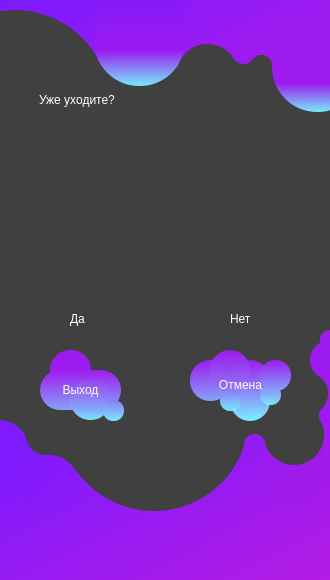
<?xml version="1.0" encoding="UTF-8"?>
<ui version="4.0">
 <class>okno3</class>
 <widget class="QDialog" name="okno3">
  <property name="geometry">
   <rect>
    <x>0</x>
    <y>0</y>
    <width>330</width>
    <height>580</height>
   </rect>
  </property>
  <property name="minimumSize">
   <size>
    <width>330</width>
    <height>580</height>
   </size>
  </property>
  <property name="maximumSize">
   <size>
    <width>330</width>
    <height>580</height>
   </size>
  </property>
  <property name="windowTitle">
   <string>Dialog</string>
  </property>
  <property name="styleSheet">
   <string notr="true">background-color: rgb(64, 64, 64);</string>
  </property>
  <widget class="QWidget" name="widget" native="true">
   <property name="geometry">
    <rect>
     <x>0</x>
     <y>0</y>
     <width>331</width>
     <height>151</height>
    </rect>
   </property>
   <property name="styleSheet">
    <string notr="true">background-color: qlineargradient(spread:pad, x1:0, y1:0, x2:1, y2:1, stop:0 rgba(123, 26, 255, 255), stop:1 rgba(187, 28, 226, 255));</string>
   </property>
   <widget class="QWidget" name="widget_4" native="true">
    <property name="geometry">
     <rect>
      <x>-80</x>
      <y>10</y>
      <width>190</width>
      <height>190</height>
     </rect>
    </property>
    <property name="styleSheet">
     <string notr="true">border-radius: 95px;
background-color: rgb(64, 64, 64);</string>
    </property>
   </widget>
  </widget>
  <widget class="QWidget" name="widget_2" native="true">
   <property name="geometry">
    <rect>
     <x>0</x>
     <y>440</y>
     <width>331</width>
     <height>171</height>
    </rect>
   </property>
   <property name="styleSheet">
    <string notr="true">background-color: qlineargradient(spread:pad, x1:0, y1:0, x2:1, y2:1, stop:0 rgba(123, 26, 255, 255), stop:1 rgba(187, 28, 226, 255));</string>
   </property>
  </widget>
  <widget class="QWidget" name="widget_5" native="true">
   <property name="geometry">
    <rect>
     <x>94</x>
     <y>-15</y>
     <width>91</width>
     <height>101</height>
    </rect>
   </property>
   <property name="styleSheet">
    <string notr="true">border-radius: 45px;
background-color: qlineargradient(spread:pad, x1:0, y1:0, x2:0.00272727, y2:1, stop:0.164773 rgba(134, 26, 250, 255), stop:0.647727 rgba(154, 27, 241, 255), stop:1 rgba(121, 239, 255, 246));</string>
   </property>
  </widget>
  <widget class="QWidget" name="widget_3" native="true">
   <property name="geometry">
    <rect>
     <x>0</x>
     <y>60</y>
     <width>191</width>
     <height>91</height>
    </rect>
   </property>
  </widget>
  <widget class="QWidget" name="widget_7" native="true">
   <property name="geometry">
    <rect>
     <x>190</x>
     <y>60</y>
     <width>71</width>
     <height>91</height>
    </rect>
   </property>
  </widget>
  <widget class="QWidget" name="widget_9" native="true">
   <property name="geometry">
    <rect>
     <x>177</x>
     <y>44</y>
     <width>61</width>
     <height>60</height>
    </rect>
   </property>
   <property name="styleSheet">
    <string notr="true">border-radius: 30px;
background-color: rgb(64, 64, 64);</string>
   </property>
  </widget>
  <widget class="QWidget" name="widget_10" native="true">
   <property name="geometry">
    <rect>
     <x>233</x>
     <y>43</y>
     <width>21</width>
     <height>21</height>
    </rect>
   </property>
   <property name="styleSheet">
    <string notr="true">border-radius: 10px;
background-color: rgb(157, 27, 239);</string>
   </property>
  </widget>
  <widget class="QWidget" name="widget_8" native="true">
   <property name="geometry">
    <rect>
     <x>272</x>
     <y>21</y>
     <width>91</width>
     <height>91</height>
    </rect>
   </property>
   <property name="styleSheet">
    <string notr="true">border-radius: 45px;
background-color: qlineargradient(spread:pad, x1:0, y1:0, x2:0.00272727, y2:1, stop:0.6875 rgba(157, 27, 239, 255), stop:1 rgba(121, 239, 255, 246));</string>
   </property>
  </widget>
  <widget class="QWidget" name="widget_11" native="true">
   <property name="geometry">
    <rect>
     <x>240</x>
     <y>100</y>
     <width>21</width>
     <height>21</height>
    </rect>
   </property>
   <property name="styleSheet">
    <string notr="true">border-radius: 10px;
background-color: rgb(64, 64, 64);</string>
   </property>
  </widget>
  <widget class="QWidget" name="widget_12" native="true">
   <property name="geometry">
    <rect>
     <x>251</x>
     <y>55</y>
     <width>21</width>
     <height>21</height>
    </rect>
   </property>
   <property name="styleSheet">
    <string notr="true">border-radius: 10px;
background-color: rgb(64, 64, 64);</string>
   </property>
  </widget>
  <widget class="QWidget" name="widget_13" native="true">
   <property name="geometry">
    <rect>
     <x>260</x>
     <y>68</y>
     <width>71</width>
     <height>84</height>
    </rect>
   </property>
  </widget>
  <widget class="QWidget" name="widget_14" native="true">
   <property name="geometry">
    <rect>
     <x>260</x>
     <y>413</y>
     <width>91</width>
     <height>91</height>
    </rect>
   </property>
   <property name="styleSheet">
    <string notr="true">border-radius: 45px;
background-color: qlineargradient(spread:pad, x1:0, y1:0, x2:1, y2:1, stop:0 rgba(150, 27, 238, 255), stop:1 rgba(167, 27, 235, 255));</string>
   </property>
  </widget>
  <widget class="QWidget" name="widget_15" native="true">
   <property name="geometry">
    <rect>
     <x>310</x>
     <y>340</y>
     <width>40</width>
     <height>40</height>
    </rect>
   </property>
   <property name="styleSheet">
    <string notr="true">border-radius: 20px;
background-color: rgb(157, 27, 239);</string>
   </property>
  </widget>
  <widget class="QWidget" name="widget_16" native="true">
   <property name="geometry">
    <rect>
     <x>320</x>
     <y>330</y>
     <width>21</width>
     <height>91</height>
    </rect>
   </property>
   <property name="styleSheet">
    <string notr="true">border-radius: 10px;
background-color: rgb(157, 27, 239);</string>
   </property>
  </widget>
  <widget class="QWidget" name="widget_17" native="true">
   <property name="geometry">
    <rect>
     <x>288</x>
     <y>373</y>
     <width>40</width>
     <height>41</height>
    </rect>
   </property>
   <property name="styleSheet">
    <string notr="true">border-radius: 20px;
background-color: rgb(64, 64, 64);</string>
   </property>
  </widget>
  <widget class="QWidget" name="widget_19" native="true">
   <property name="geometry">
    <rect>
     <x>319</x>
     <y>375</y>
     <width>21</width>
     <height>21</height>
    </rect>
   </property>
   <property name="styleSheet">
    <string notr="true">border-radius: 10px;
background-color: rgb(157, 27, 239);</string>
   </property>
  </widget>
  <widget class="QWidget" name="widget_18" native="true">
   <property name="geometry">
    <rect>
     <x>264</x>
     <y>405</y>
     <width>60</width>
     <height>60</height>
    </rect>
   </property>
   <property name="styleSheet">
    <string notr="true">border-radius: 30px;
background-color: rgb(64, 64, 64);</string>
   </property>
  </widget>
  <widget class="QWidget" name="widget_20" native="true">
   <property name="geometry">
    <rect>
     <x>300</x>
     <y>407</y>
     <width>41</width>
     <height>16</height>
    </rect>
   </property>
   <property name="styleSheet">
    <string notr="true">background-color: rgb(64, 64, 64);</string>
   </property>
  </widget>
  <widget class="QWidget" name="widget_21" native="true">
   <property name="geometry">
    <rect>
     <x>244</x>
     <y>434</y>
     <width>21</width>
     <height>21</height>
    </rect>
   </property>
   <property name="styleSheet">
    <string notr="true">border-radius: 10px;
background-color: rgb(148, 27, 244);</string>
   </property>
  </widget>
  <widget class="QWidget" name="widget_22" native="true">
   <property name="geometry">
    <rect>
     <x>18</x>
     <y>455</y>
     <width>61</width>
     <height>60</height>
    </rect>
   </property>
   <property name="styleSheet">
    <string notr="true">border-radius: 30px;
background-color: qlineargradient(spread:pad, x1:0, y1:0, x2:1, y2:1, stop:0 rgba(127, 26, 253, 255), stop:1 rgba(143, 27, 246, 255));</string>
   </property>
  </widget>
  <widget class="QWidget" name="widget_23" native="true">
   <property name="geometry">
    <rect>
     <x>-10</x>
     <y>380</y>
     <width>91</width>
     <height>91</height>
    </rect>
   </property>
  </widget>
  <widget class="QWidget" name="widget_24" native="true">
   <property name="geometry">
    <rect>
     <x>-31</x>
     <y>420</y>
     <width>60</width>
     <height>60</height>
    </rect>
   </property>
   <property name="styleSheet">
    <string notr="true">border-radius: 30px;
background-color: rgb(127, 26, 253);</string>
   </property>
  </widget>
  <widget class="QWidget" name="widget_25" native="true">
   <property name="geometry">
    <rect>
     <x>0</x>
     <y>440</y>
     <width>51</width>
     <height>31</height>
    </rect>
   </property>
   <property name="styleSheet">
    <string notr="true">border-radius: 30px;
background-color: rgb(127, 26, 253);</string>
   </property>
  </widget>
  <widget class="QWidget" name="widget_26" native="true">
   <property name="geometry">
    <rect>
     <x>26</x>
     <y>414</y>
     <width>41</width>
     <height>41</height>
    </rect>
   </property>
   <property name="styleSheet">
    <string notr="true">border-radius: 20px;
background-color: rgb(64, 64, 64);</string>
   </property>
  </widget>
  <widget class="QWidget" name="widget_27" native="true">
   <property name="geometry">
    <rect>
     <x>9</x>
     <y>79</y>
     <width>321</width>
     <height>81</height>
    </rect>
   </property>
   <property name="styleSheet">
    <string notr="true">background-color: rgb(0, 0, 0,0);</string>
   </property>
   <widget class="QLabel" name="label">
    <property name="geometry">
     <rect>
      <x>30</x>
      <y>-10</y>
      <width>251</width>
      <height>61</height>
     </rect>
    </property>
    <property name="styleSheet">
     <string notr="true">background-color: rgb(0, 0, 0,0);
font: 600 28pt &quot;Segoe UI Semibold&quot;;
color: rgb(255, 255, 255);</string>
    </property>
    <property name="text">
     <string>Уже уходите?</string>
    </property>
   </widget>
  </widget>
  <widget class="QWidget" name="widget_32" native="true">
   <property name="geometry">
    <rect>
     <x>20</x>
     <y>350</y>
     <width>120</width>
     <height>80</height>
    </rect>
   </property>
   <property name="styleSheet">
    <string notr="true">background-color: rgb(0, 0, 0,0);</string>
   </property>
   <widget class="QWidget" name="widget_28" native="true">
    <property name="geometry">
     <rect>
      <x>20</x>
      <y>20</y>
      <width>81</width>
      <height>40</height>
     </rect>
    </property>
    <property name="styleSheet">
     <string notr="true">border-radius: 20px;
background-color: qlineargradient(spread:pad, x1:0.458, y1:0, x2:0.48, y2:1, stop:0 rgba(157, 27, 239, 255), stop:1 rgba(134, 163, 249, 255));</string>
    </property>
   </widget>
   <widget class="QWidget" name="widget_29" native="true">
    <property name="geometry">
     <rect>
      <x>30</x>
      <y>0</y>
      <width>41</width>
      <height>40</height>
     </rect>
    </property>
    <property name="styleSheet">
     <string notr="true">border-radius: 20px;
background-color: rgb(157, 27, 239);</string>
    </property>
   </widget>
   <widget class="QWidget" name="widget_30" native="true">
    <property name="geometry">
     <rect>
      <x>50</x>
      <y>29</y>
      <width>41</width>
      <height>41</height>
     </rect>
    </property>
    <property name="styleSheet">
     <string notr="true">border-radius: 20px;
background-color: qlineargradient(spread:pad, x1:0.506, y1:0, x2:0.469, y2:1, stop:0 rgba(150, 68, 242, 255), stop:0.715084 rgba(134, 163, 249, 250), stop:1 rgba(121, 239, 255, 246));

</string>
    </property>
   </widget>
   <widget class="QWidget" name="widget_33" native="true">
    <property name="geometry">
     <rect>
      <x>0</x>
      <y>-1</y>
      <width>120</width>
      <height>81</height>
     </rect>
    </property>
    <property name="styleSheet">
     <string notr="true">background-color: rgb(0, 0, 0,0);</string>
    </property>
    <widget class="QPushButton" name="pushButton">
     <property name="geometry">
      <rect>
       <x>30</x>
       <y>20</y>
       <width>61</width>
       <height>41</height>
      </rect>
     </property>
     <property name="styleSheet">
      <string notr="true">border-radius:10px;
font: 700 12pt &quot;Segoe UI&quot;;
background-color: rgb(0, 0, 0,0);
color: rgb(253, 253, 253);</string>
     </property>
     <property name="text">
      <string>Выход</string>
     </property>
     <property name="autoDefault">
      <bool>false</bool>
     </property>
    </widget>
   </widget>
   <zorder>widget_29</zorder>
   <zorder>widget_28</zorder>
   <zorder>widget_30</zorder>
   <zorder>widget_33</zorder>
  </widget>
  <widget class="QWidget" name="widget_6" native="true">
   <property name="geometry">
    <rect>
     <x>59</x>
     <y>321</y>
     <width>190</width>
     <height>190</height>
    </rect>
   </property>
   <property name="styleSheet">
    <string notr="true">border-radius: 95px;
background-color: rgb(64, 64, 64);</string>
   </property>
  </widget>
  <widget class="QWidget" name="widget_35" native="true">
   <property name="geometry">
    <rect>
     <x>180</x>
     <y>350</y>
     <width>120</width>
     <height>80</height>
    </rect>
   </property>
   <property name="styleSheet">
    <string notr="true">background-color: rgb(0, 0, 0,0);</string>
   </property>
   <widget class="QWidget" name="widget_41" native="true">
    <property name="geometry">
     <rect>
      <x>80</x>
      <y>34</y>
      <width>21</width>
      <height>21</height>
     </rect>
    </property>
    <property name="styleSheet">
     <string notr="true">border-radius: 10px;
background-color: qlineargradient(spread:pad, x1:0.466, y1:0, x2:0.469, y2:1, stop:0 rgba(141, 121, 246, 255), stop:1 rgba(121, 239, 255, 246));</string>
    </property>
   </widget>
   <widget class="QWidget" name="widget_34" native="true">
    <property name="geometry">
     <rect>
      <x>30</x>
      <y>0</y>
      <width>40</width>
      <height>40</height>
     </rect>
    </property>
    <property name="styleSheet">
     <string notr="true">border-radius: 20px;
background-color: qlineargradient(spread:pad, x1:0.466, y1:0, x2:0.469, y2:1, stop:0 rgba(157, 27, 239, 255), stop:1 rgba(141, 121, 246, 246));</string>
    </property>
   </widget>
   <widget class="QWidget" name="widget_37" native="true">
    <property name="geometry">
     <rect>
      <x>50</x>
      <y>10</y>
      <width>40</width>
      <height>61</height>
     </rect>
    </property>
    <property name="styleSheet">
     <string notr="true">border-radius: 20px;
background-color: qlineargradient(spread:pad, x1:0.458, y1:0, x2:0.48, y2:1, stop:0 rgba(157, 27, 239, 255), stop:1 rgba(121, 239, 255, 255));</string>
    </property>
   </widget>
   <widget class="QWidget" name="widget_38" native="true">
    <property name="geometry">
     <rect>
      <x>40</x>
      <y>40</y>
      <width>21</width>
      <height>21</height>
     </rect>
    </property>
    <property name="styleSheet">
     <string notr="true">border-radius: 10px;
background-color: qlineargradient(spread:pad, x1:0.466, y1:0, x2:0.469, y2:1, stop:0 rgba(141, 121, 246, 255), stop:1 rgba(121, 239, 255, 246));</string>
    </property>
   </widget>
   <widget class="QWidget" name="widget_36" native="true">
    <property name="geometry">
     <rect>
      <x>10</x>
      <y>10</y>
      <width>41</width>
      <height>41</height>
     </rect>
    </property>
    <property name="styleSheet">
     <string notr="true">border-radius: 20px;
background-color: qlineargradient(spread:pad, x1:0.458, y1:0, x2:0.48, y2:1, stop:0 rgba(157, 27, 239, 255), stop:1 rgba(134, 163, 249, 255));</string>
    </property>
   </widget>
   <widget class="QWidget" name="widget_39" native="true">
    <property name="geometry">
     <rect>
      <x>80</x>
      <y>10</y>
      <width>31</width>
      <height>31</height>
     </rect>
    </property>
    <property name="styleSheet">
     <string notr="true">border-radius: 15px;
background-color: qlineargradient(spread:pad, x1:0.458, y1:0, x2:0.48, y2:1, stop:0 rgba(157, 27, 239, 255), stop:1 rgba(134, 163, 249, 255));</string>
    </property>
   </widget>
   <widget class="QWidget" name="widget_42" native="true">
    <property name="geometry">
     <rect>
      <x>0</x>
      <y>0</y>
      <width>120</width>
      <height>80</height>
     </rect>
    </property>
    <widget class="QPushButton" name="pushButton_2">
     <property name="geometry">
      <rect>
       <x>30</x>
       <y>14</y>
       <width>61</width>
       <height>41</height>
      </rect>
     </property>
     <property name="styleSheet">
      <string notr="true">border-radius:10px;
font: 700 12pt &quot;Segoe UI&quot;;
background-color: rgb(0, 0, 0,0);
color: rgb(253, 253, 253);</string>
     </property>
     <property name="text">
      <string>Отмена</string>
     </property>
     <property name="autoDefault">
      <bool>false</bool>
     </property>
    </widget>
   </widget>
   <zorder>widget_37</zorder>
   <zorder>widget_41</zorder>
   <zorder>widget_38</zorder>
   <zorder>widget_36</zorder>
   <zorder>widget_39</zorder>
   <zorder>widget_34</zorder>
   <zorder>widget_42</zorder>
  </widget>
  <widget class="QWidget" name="widget_31" native="true">
   <property name="geometry">
    <rect>
     <x>103</x>
     <y>400</y>
     <width>21</width>
     <height>21</height>
    </rect>
   </property>
   <property name="styleSheet">
    <string notr="true">border-radius: 10px;
background-color: qlineargradient(spread:pad, x1:0.466, y1:0, x2:0.469, y2:1, stop:0 rgba(141, 121, 246, 255), stop:1 rgba(121, 239, 255, 246));
</string>
   </property>
  </widget>
  <widget class="QLabel" name="label_3">
   <property name="geometry">
    <rect>
     <x>30</x>
     <y>150</y>
     <width>251</width>
     <height>161</height>
    </rect>
   </property>
   <property name="styleSheet">
    <string notr="true">
background-color: rgba(0, 0, 0, 0);


</string>
   </property>
   <property name="text">
    <string/>
   </property>
  </widget>
  <widget class="QRadioButton" name="radioButton">
   <property name="geometry">
    <rect>
     <x>50</x>
     <y>310</y>
     <width>69</width>
     <height>18</height>
    </rect>
   </property>
   <property name="styleSheet">
    <string notr="true">border-radius:10px;
font: 700 9pt &quot;Segoe UI&quot;;
background-color: rgb(0, 0, 0,0);
color: rgb(253, 253, 253);</string>
   </property>
   <property name="text">
    <string>Да</string>
   </property>
  </widget>
  <widget class="QRadioButton" name="radioButton_2">
   <property name="geometry">
    <rect>
     <x>210</x>
     <y>310</y>
     <width>69</width>
     <height>18</height>
    </rect>
   </property>
   <property name="styleSheet">
    <string notr="true">border-radius:10px;
font: 700 9pt &quot;Segoe UI&quot;;
background-color: rgb(0, 0, 0,0);
color: rgb(253, 253, 253);</string>
   </property>
   <property name="text">
    <string>Нет</string>
   </property>
  </widget>
  <widget class="QWidget" name="widget_40" native="true">
   <property name="geometry">
    <rect>
     <x>319</x>
     <y>405</y>
     <width>21</width>
     <height>21</height>
    </rect>
   </property>
   <property name="styleSheet">
    <string notr="true">border-radius: 10px;
background-color: rgb(157, 27, 239);</string>
   </property>
  </widget>
  <zorder>widget_2</zorder>
  <zorder>widget_6</zorder>
  <zorder>widget</zorder>
  <zorder>widget_3</zorder>
  <zorder>widget_5</zorder>
  <zorder>widget_9</zorder>
  <zorder>widget_7</zorder>
  <zorder>widget_11</zorder>
  <zorder>widget_12</zorder>
  <zorder>widget_10</zorder>
  <zorder>widget_13</zorder>
  <zorder>widget_8</zorder>
  <zorder>widget_14</zorder>
  <zorder>widget_15</zorder>
  <zorder>widget_16</zorder>
  <zorder>widget_18</zorder>
  <zorder>widget_20</zorder>
  <zorder>widget_23</zorder>
  <zorder>widget_19</zorder>
  <zorder>widget_21</zorder>
  <zorder>widget_24</zorder>
  <zorder>widget_25</zorder>
  <zorder>widget_26</zorder>
  <zorder>widget_22</zorder>
  <zorder>widget_27</zorder>
  <zorder>widget_32</zorder>
  <zorder>widget_35</zorder>
  <zorder>widget_31</zorder>
  <zorder>label_3</zorder>
  <zorder>radioButton</zorder>
  <zorder>radioButton_2</zorder>
  <zorder>widget_40</zorder>
  <zorder>widget_17</zorder>
 </widget>
 <resources/>
 <connections/>
</ui>
